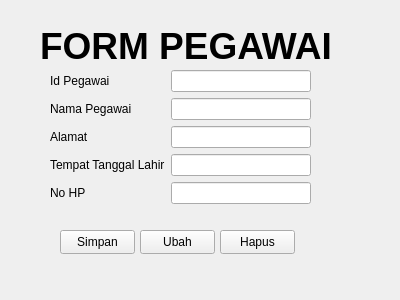
<?xml version="1.0" encoding="UTF-8"?>
<ui version="4.0">
 <class>Form</class>
 <widget class="QWidget" name="Form">
  <property name="geometry">
   <rect>
    <x>0</x>
    <y>0</y>
    <width>400</width>
    <height>300</height>
   </rect>
  </property>
  <property name="windowTitle">
   <string>Form</string>
  </property>
  <widget class="QWidget" name="formLayoutWidget">
   <property name="geometry">
    <rect>
     <x>50</x>
     <y>70</y>
     <width>261</width>
     <height>151</height>
    </rect>
   </property>
   <layout class="QFormLayout" name="formLayout">
    <item row="0" column="0">
     <widget class="QLabel" name="idPegawaiLabel">
      <property name="text">
       <string>Id Pegawai</string>
      </property>
     </widget>
    </item>
    <item row="0" column="1">
     <widget class="QLineEdit" name="idPegawaiLineEdit"/>
    </item>
    <item row="1" column="0">
     <widget class="QLabel" name="namaPegawaiLabel">
      <property name="text">
       <string>Nama Pegawai</string>
      </property>
     </widget>
    </item>
    <item row="1" column="1">
     <widget class="QLineEdit" name="namaPegawaiLineEdit"/>
    </item>
    <item row="2" column="0">
     <widget class="QLabel" name="alamatLabel">
      <property name="text">
       <string>Alamat</string>
      </property>
     </widget>
    </item>
    <item row="2" column="1">
     <widget class="QLineEdit" name="alamatLineEdit"/>
    </item>
    <item row="3" column="0">
     <widget class="QLabel" name="tempatTanggalLahirLabel">
      <property name="text">
       <string>Tempat Tanggal Lahir</string>
      </property>
     </widget>
    </item>
    <item row="3" column="1">
     <widget class="QLineEdit" name="tempatTanggalLahirLineEdit"/>
    </item>
    <item row="4" column="0">
     <widget class="QLabel" name="noHPLabel">
      <property name="text">
       <string>No HP</string>
      </property>
     </widget>
    </item>
    <item row="4" column="1">
     <widget class="QLineEdit" name="noHPLineEdit"/>
    </item>
   </layout>
  </widget>
  <widget class="QPushButton" name="pushButton">
   <property name="geometry">
    <rect>
     <x>60</x>
     <y>230</y>
     <width>75</width>
     <height>24</height>
    </rect>
   </property>
   <property name="text">
    <string>Simpan</string>
   </property>
  </widget>
  <widget class="QPushButton" name="pushButton_2">
   <property name="geometry">
    <rect>
     <x>140</x>
     <y>230</y>
     <width>75</width>
     <height>24</height>
    </rect>
   </property>
   <property name="text">
    <string>Ubah</string>
   </property>
  </widget>
  <widget class="QPushButton" name="pushButton_3">
   <property name="geometry">
    <rect>
     <x>220</x>
     <y>230</y>
     <width>75</width>
     <height>24</height>
    </rect>
   </property>
   <property name="text">
    <string>Hapus</string>
   </property>
  </widget>
  <widget class="QLabel" name="label">
   <property name="geometry">
    <rect>
     <x>40</x>
     <y>20</y>
     <width>291</width>
     <height>51</height>
    </rect>
   </property>
   <property name="font">
    <font>
     <pointsize>28</pointsize>
     <bold>true</bold>
    </font>
   </property>
   <property name="text">
    <string>FORM PEGAWAI</string>
   </property>
  </widget>
 </widget>
 <resources/>
 <connections/>
</ui>
